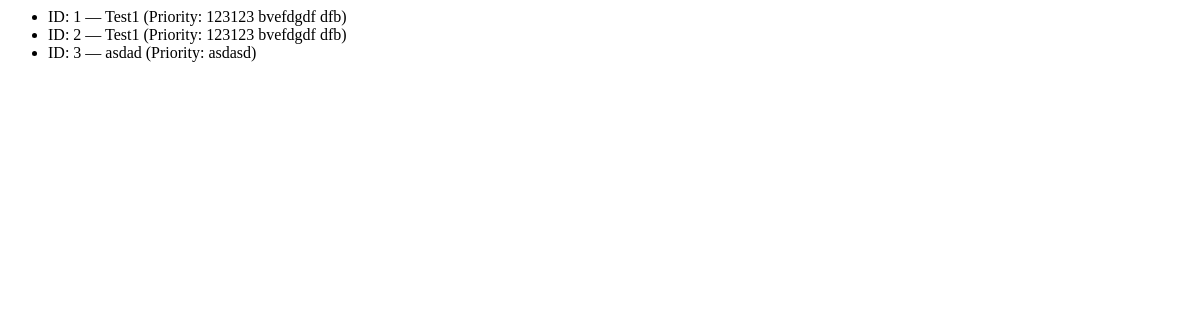
The app's page /tickets, older data.
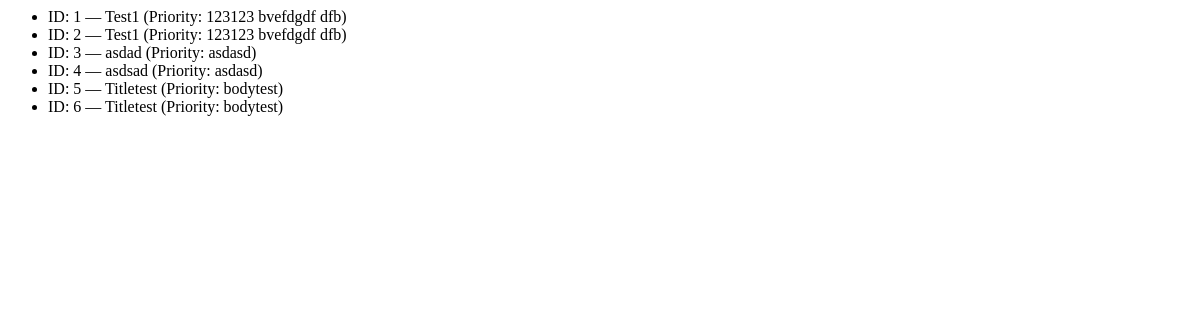
The same page, newer data.
### tables this page shows
CREATE TABLE tickets (id INTEGER PRIMARY KEY AUTOINCREMENT,
                                                 ticket_title TEXT,
                                                 ticket_body TEXT,
                                                 priority TEXT,
                                                 active INTEGER DEFAULT 1);

### app/ticket_routes.py (the view)
@router.get("/tickets", response_class=HTMLResponse)
async def tickets(request: Request):
    tickets = cur.execute("SELECT * FROM tickets").fetchall()
    return templates.TemplateResponse("tickets.html", {"request": request, "tickets": tickets})

### app/templates/tickets.html
<ul>
  {% for ticket in tickets %}
    <li>ID: {{ ticket[0] }} — {{ ticket[1] }} (Priority: {{ ticket[2] }})</li>
  {% endfor %}
</ul>

Row changes from the older to the newer data that the page shows:
added tickets: id "4", ticket_title "asdsad", ticket_body "asdasd"
added tickets: id "5", ticket_title "Titletest", ticket_body "bodytest"
added tickets: id "6", ticket_title "Titletest", ticket_body "bodytest"
